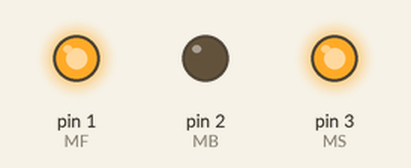
Recording of a sketch running on a simulated Arduino Uno, built with avr-gcc and run on an emulated ATmega328P. On the bench: output pins drawn as LEDs (lit = HIGH).

Above: at 1.0 s.
At 3.0 s:
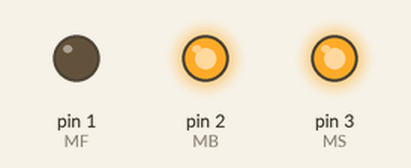
At 5.0 s:
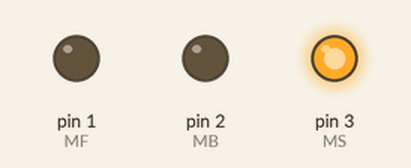
Timing chart, 0 to 6.9 s (numbered marks = the images above):
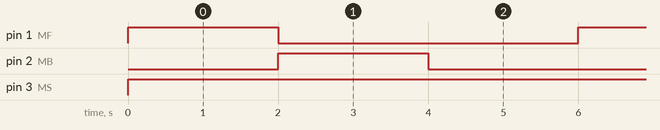

The sketch:

sketch_may8b.ino
```cpp
#define MF 1
#define MB 2
#define MS 3

void setup() {
 pinMode(MF,OUTPUT);
 pinMode(MB,OUTPUT);
 pinMode(MS,OUTPUT);
}

void loop() {
  digitalWrite(MF,1);
  digitalWrite(MB,0);
  digitalWrite(MS,100);
  delay(2000);
  digitalWrite(MF,0);
  digitalWrite(MB,1);
  digitalWrite(MS,100);
  delay(2000);
  digitalWrite(MF,0);
  digitalWrite(MB,0);
  digitalWrite(MS,100);
  delay(2000);

}
```

Measured:
- by itself, pin 1 (MF), pin 2 (MB): alternates HIGH for 2.0 s and LOW for 4.0 s
- by itself, pin 3 (MS): LOW → HIGH at 0.00 s
- by itself, everything shown: repeats every 6.0 s, in 3 steps
